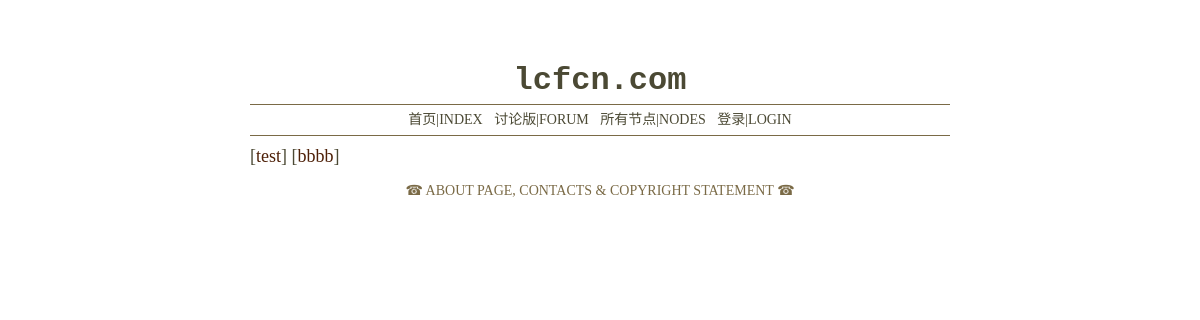
The app's page /forum/node/, older data.
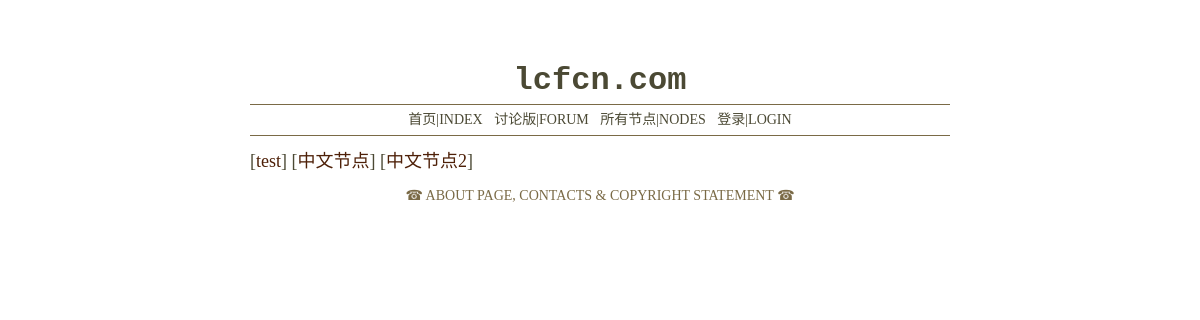
The same page, newer data.
### forum/models.py (models this page shows, shortened)
class DateTimeBase(models.Model):
    created = models.DateTimeField(auto_now_add=True)
    last_edited = models.DateTimeField(auto_now=True)
    class Meta:
        abstract = True

class NodeTag(DateTimeBase):
    name = models.CharField(max_length=50, error_messages={
        'blank': u"节点的名称不能为空",
        'null': u"节点的名称不能为空",
        'invalid': u"您输入了一个无效的节点名称，节点名称的长度不能超过50个字符"
    }, help_text=u"☞节点名称为必填且不能超过50个字符", verbose_name=u"节点名称", unique=True)
    description = models.TextField(blank=True, null=True,
                                   help_text=u"☞关于节点讨论主题的简要描述",
                                   verbose_name=u"节点描述")
    slug = models.CharField(max_length=30, help_text=u"☞节点的英文简写", verbose_name=u"节点代号", unique=True)

### forum/templates/forum/nodetag/list.html
{% extends "forum/base.html" %}
    {% block container %}
        <div id="nodetag-list">
        {% for node in nodetag_list %}
        [<a href="{% url 'nodetag-detail' slug=node.slug %}">{{ node.name }}</a>]
        {% endfor %}
        </div>
    {% endblock %}

Row changes from the older to the newer data that the page shows:
removed NodeTag: name "bbbb"
added NodeTag: name "中文节点"
added NodeTag: name "中文节点2"
